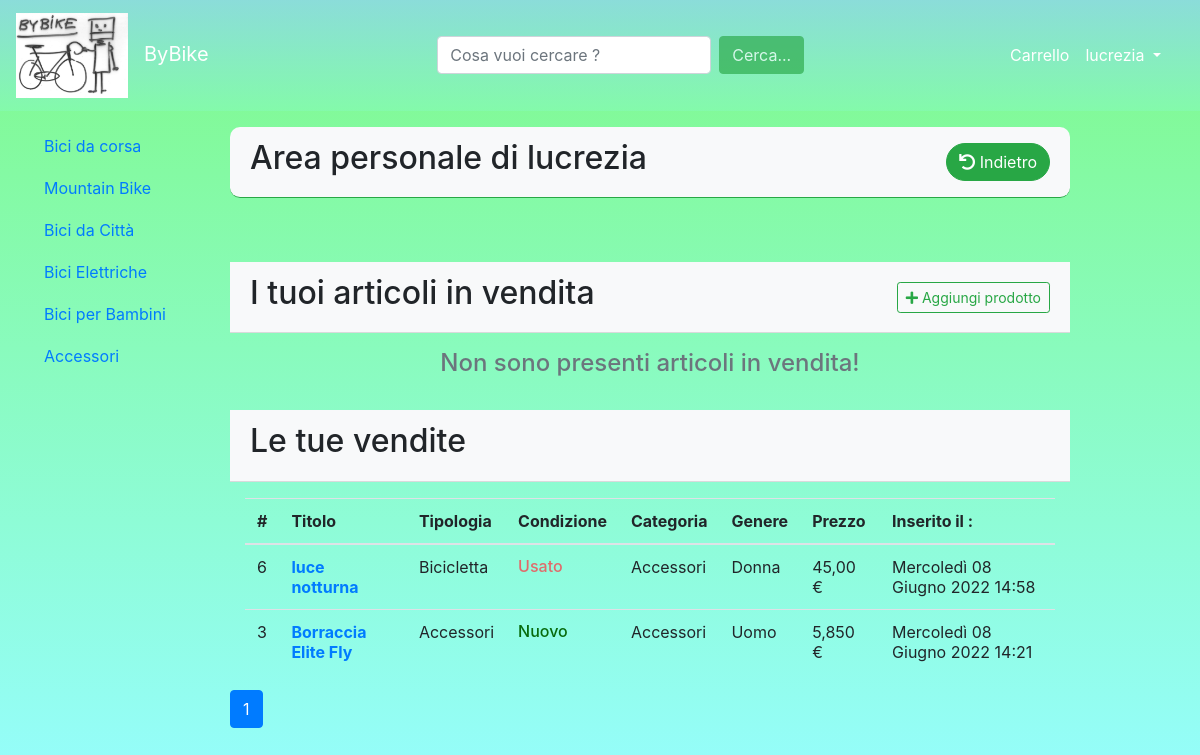
/profile/lucrezia (signed in), run on an earlier commit of the app's database.
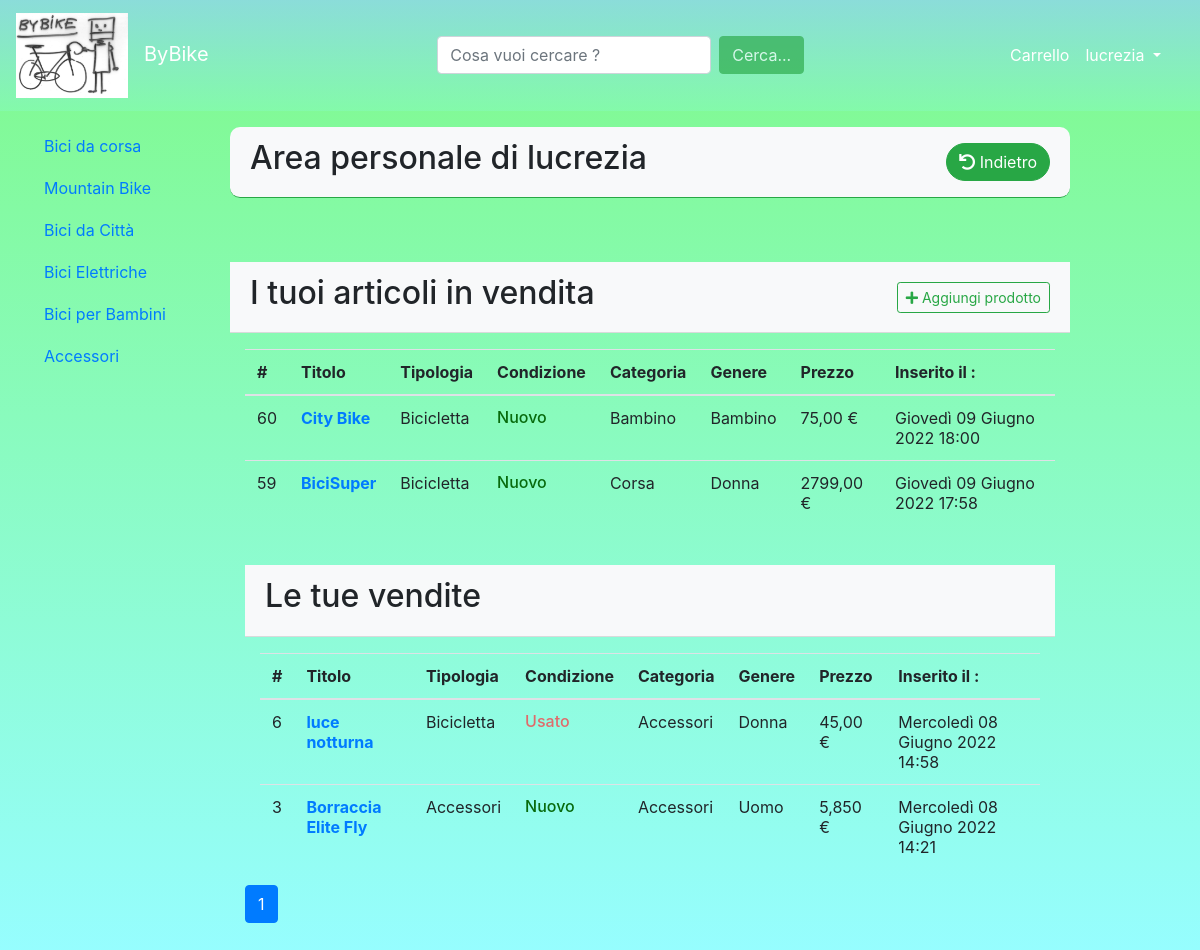
And on a later commit of the database.
### bike/models.py (models this page shows, shortened)
class Item(models.Model):
    titolo = models.CharField(max_length=30)
    descrizione = models.TextField(max_length=200) #colore, materiale, categoria, grandezza, brand, grandezza ruota
    tipologia = models.CharField(choices=TIPOLOGIA, max_length=15)
    slug = AutoSlugField(populate_from='titolo', unique=True) #chiave primaria unica
    immagine= models.ImageField()
    condizione= models.CharField(choices=CONDIZIONE, max_length=15)
    categoria = models.CharField(choices=CATEGORIA, max_length=15)
    genere = models.CharField(choices=GENERE, max_length=15)
    ordinato=models.BooleanField(default=False) # indica se l' oggetto è stato acquistato o no
    prezzo = models.FloatField(validators=[MinValueValidator(0.0)]) #mettiamo validators per controllare che sia davvero un float
    venditore = models.ForeignKey(User, on_delete=models.CASCADE, related_name="item")
    data = models.DateTimeField(auto_now_add=True) # data in cui viene effettuato l' ordine
    def get_absolute_url(self):
        return reverse("item_view", kwargs={"slug": self.slug})
    class Meta:
        verbose_name_plural = "Articoli"

### bike/views.py (the view)
# urls.py: path('profile/<username>', views.UserProfileView, name="profile"),
def UserProfileView(request, username):
    if request.user.username != username:
        return OtherUserProfileView(request, username)
    user = get_object_or_404(User, username=username)
    user_items = Item.objects.filter(venditore=user.pk, ordinato=False).order_by("-pk")
    utenti = User.objects.order_by('-id')
    vendite = Item.objects.filter(venditore=user.pk, ordinato=True).order_by("-data")
    acquisti = Payment.objects.filter(user=user).order_by("-pk")
    paginator = Paginator(user_items, 5)
    page_number = request.GET.get('page')
    page_obj = paginator.get_page(page_number)
    context = {"user": user, "user_items": page_obj, "acquisti": acquisti, "vendite":vendite, "utenti": utenti, "page_obj": page_obj}
    return render(request, 'bike/user_profile.html', context)

### bike/templates/bike/user_profile.html (shortened to what this page needs)
{% extends "base.html" %}
{% block content %}
<link rel="stylesheet" href="https://pro.fontawesome.com/releases/v5.13.0/css/all.css">
<div class="row">
    <div class="col-2 ">
        <div class="sidenav">
            {% include "sidebar.html" %}
        </div>
    </div>
    <div class="col-9">
        {% if user.is_staff %}
        <br>
        <div class="container">
            <div
                class="card-header bg-light border-success mb-3 d-flex flex-row align-items-center justify-content-between ">
                <h2>Amministrazione - Utente : {{ user }}</h2>
                <button class="btn btn-success" onclick="window.history.go(-1);">
                    <i class="fas fa-undo"></i>
                    Indietro
                </button>
            </div>
            <div
                class="card-header bg-light border-success mb-3 d-flex flex-row align-items-center justify-content-between ">
                <h2>Lista utenti</h2>
                <a class="btn btn-outline-success btn-sm btn-default" style="border-radius: 20px;"
                    href="{% url 'seller_registration' %}">
                    <i class="fas fa-user-plus">&nbsp;</i>
                    Aggiungi un venditore&nbsp;
                </a>
            </div>
            {% if not utenti %}
            <h2>Non sono presenti venditori</h2>
            {% else %}
            <table class="table" id="UserTable">
                <thead>
                    <tr>
                        <th>ID Utente</th>
                        <th>Username</th>
                        <th>E-mail</th>
                    </tr>
                </thead>
                <tbody>
                    {% for user in utenti %}
                    <tr>
                        <td><a>{{ user.id }}</a></td>
                        <td>{{ user.username }}</td>
                        <td><a href="mailto: {{ user.email }}">{{ user.email }}</a></td>
                    </tr>
                    {% endfor %}
                </tbody>
            </table>
            {%endif%}
            <br>
            {% else %}
            <div class="container mt-3">
                <div class="card-header bg-light border-success mb-3 d-flex flex-row align-items-center justify-content-between "
                    style="border-radius: 10px;">
                    <h2>Area personale di {{ user }}</h2>
                    <button class="btn btn-success" onclick="window.history.go(-1);" style="border-radius: 50px;">
                        <i class="fas fa-undo"></i>
                        Indietro
                    </button>
                </div>
                <br>
                <br>
                {% if "Venditore" in user.groups.all.0.name %}
                <div class="card-header bg-light mb-3 d-flex flex-row align-items-center justify-content-between">
                    <h2>I tuoi articoli in vendita</h2>
                    <a href="{% url 'create_item' %}" class="btn btn-outline-success btn-sm btn-default">
                        <i class="fas fa-plus"></i>
                        Aggiungi prodotto</a>
                </div>
                {% if not user_items %}
                <h4 class="text-muted text-center mt-3">Non sono presenti articoli in vendita!</h4>
                {% else %}
                <div class="container">
                    <table class="table table-hover">
                        <thead>
                            <tr>
                                <th scope="col">#</th>
                                <th scope="col">Titolo</th>
                                <th scope="col">Tipologia</th>
                                <th scope="col">Condizione</th>
                                <th scope="col">Categoria</th>
                                <th scope="col">Genere</th>
                                <th scope="col">Prezzo</th>
                                <th scope="col">Inserito il :</th>
                            </tr>
                        </thead>
                        <tbody>
                            {% for item in user_items %}
                            <tr>
                                <td>{{ item.id }}</td>
                                <th><a href="{{ item.get_absolute_url }}">{{ item.titolo }}</th>
                                <td>{{ item.get_tipologia_display }}</td>
                                <td>
                                    {% if item.condizione == 'U' %}
                                    <h6 style="color: rgb(224, 107, 107)"> {{ item.get_condizione_display }} </h6>
                                    {% else %}
                                    <h6 style="color: rgb(7, 106, 12)"> {{ item.get_condizione_display }} </h6>
                                    {% endif %}
                                </td>
                                <td>{{ item.get_categoria_display }}</td>
                                <td>{{ item.get_genere_display }}</td>
                                <td>{{ item.prezzo }}0 €</td>
                                <td>{{ item.data }}</td>
                            </tr>
                            {% endfor %}
                        </tbody>
                    </table>
                    {% endif %}
                    <br>
                    <div class="card-header bg-light mb-3 d-flex flex-row align-items-center justify-content-between">
                        <h2>Le tue vendite</h2>
                    </div>
                    {% if not vendite %}
                    <h4 class="text-muted text-center mt-3">Non sono presenti articoli in vendita!</h4>
                    {% else %}
                    <div class="container">
                        <table class="table table-hover">
                            <thead>
                                <tr>
                                    <th scope="col">#</th>
                                    <th scope="col">Titolo</th>
                                    <th scope="col">Tipologia</th>
                                    <th scope="col">Condizione</th>
                                    <th scope="col">Categoria</th>
                                    <th scope="col">Genere</th>
                                    <th scope="col">Prezzo</th>
                                    <th scope="col">Inserito il :</th>
                                </tr>
                            </thead>
                            <tbody>
                                {% for item in vendite %}
                                <tr>
                                    <td>{{ item.id }}</td>
                                    <th><a href="{{ item.get_absolute_url }}">{{ item.titolo }}</th>
                                    <td>{{ item.get_tipologia_display }}</td>
                                    <td>
                                        {% if item.condizione == 'U' %}
                                        <h6 style="color: rgb(224, 107, 107)"> {{ item.get_condizione_display }} </h6>
                                        {% else %}
                                        <h6 style="color: rgb(7, 106, 12)"> {{ item.get_condizione_display }} </h6>
                                        {% endif %}
                                    </td>
                                    <td>{{ item.get_categoria_display }}</td>
                                    <td>{{ item.get_genere_display }}</td>
                                    <td>{{ item.prezzo }}0 €</td>
                                    <td>{{ item.data }}</td>
                                </tr>
                                {% endfor %}
                            </tbody>
                        </table>
                        {% endif %}
                        <section class="text-center mb-3">
                            <div class="row wow fadeIn">
                                {% endif %}
                                {% endif %}
                                    <nav class="d-flex justify-content-center wow fadeIn">
                                        <ul class="pagination pg-blue">
                                            <li class="page-item active">
                                                <a class="page-link" href="?page={{ page_obj.number }}">{{ page_obj.number }}
                                                </a>
                                            </li>
                                        </ul>
                                    </nav>
                                </div>
                            </div>
                            {% endblock content %}

### templates/base.html (shortened to what this page needs)
{% load static %}
<html lang="it">
<head>
    <link rel="stylesheet" href="https://maxcdn.bootstrapcdn.com/bootstrap/4.0.0/css/bootstrap.min.css"
>
    <link rel="stylesheet" href="{% static 'css/base.css' %}">
</head>
<body>
    <nav class="navbar navbar-expand-lg navbar-dark">
        <a class="navbar-brand " href="/"><img style="width: 7rem;" class="mr-3"
                src="/static/img/bike_1.jpg" />ByBike</a>
        <div class="container">
            <div class="collapse navbar-collapse" id="navbarSupportedContent">
                <form class="form-inline my-2 my-lg-0 mx-auto" action="{% url 'cerca' %}">
                    <input name="kw" class="inputCerca form-control mr-sm-2" type="search"
                        placeholder="Cosa vuoi cercare ?" aria-label="Search">
                    <button class="cerca btn btn-success" type="submit">Cerca...</button>
                </form>
                <ul class="navbar-nav">
                    {% if request.user.is_authenticated %}
                    <li class="nav-item active ml-auto">
                        <a class="nav-link active" aria-current="page" href="{% url 'cart' %}">Carrello</a>
                    </li>
                    <li class="nav-item dropdown active">
                        <a class="nav-link dropdown-toggle" href="#" id="navbarDropdown" role="button"
                            data-toggle="dropdown" aria-expanded="false">
                            {{ request.user.username }}
                        </a>
                    </li>
                    {% endif %}
                </ul>
            </div>
        </div>
    </nav>
    <div class="container-fluid background">
        {% block content %}
        {% endblock content %}
    </div>
</body>
</html>

### templates/sidebar.html (shortened to what this page needs)
<div class="flex-shrink-0 p-3">
    <ul class="list-unstyled ps-0">
        <li class="mb-1">
            <a type="button" class="btn " href="{% url 'categorie' 'D' %}">Bici da corsa</a>
        </li>
        <li class="mb-1">
            <a type="button" class="btn " href="{% url 'categorie' 'M' %}"> Mountain Bike</a>
        </li>
        <li class="mb-1">
            <a type="button" class="btn " href="{% url 'categorie' 'C' %}"> Bici da Città </a>
        </li>
        <li class="mb-1">
           <li class="mb-1">
               <a type="button" class="btn " href="{% url 'categorie' 'E' %}"> Bici Elettriche</a>
            </li>
        <li class="mb-1">
           <li class="mb-1">
               <a type="button" class="btn " href="{% url 'categorie' 'B' %}"> Bici per Bambini </a>
            </li>
        </li>
         <li class="mb-1">
           <li class="mb-1">
               <a type="button" class="btn " href="{% url 'categorie' 'A' %}"> Accessori </a>
            </li>
        </li>
    </ul>
</div>

### static/css/base.css (style rules this page uses)
.navbar { background: #43e97b; background: -webkit-linear-gradient(to top, rgba(132, 250, 176, 0.75), rgba(143, 211, 244, 0.75)); background: linear-gradient(to top, rgba(132, 250, 176, 0.75), rgba(143, 211, 244, 0.75)) }
body { background: #43e97b; background: -webkit-linear-gradient(to bottom, rgba(0, 243, 22, 0.5), rgba(46, 252, 255, 0.5)); background: linear-gradient(to bottom, rgba(0, 243, 22, 0.5), rgba(46, 252, 255, 0.5)) }

What changed in the data, as far as the page shows it:
added Item: id "60", titolo "City Bike", tipologia "Bicicletta", condizione "Nuovo", categoria "Bambino", genere "Bambino", prezzo "75,0", data "Giovedì 09 Giugno 2022 18:00", shown under "I tuoi articoli in vendita"
added Item: id "59", titolo "BiciSuper", tipologia "Bicicletta", condizione "Nuovo", categoria "Corsa", genere "Donna", prezzo "2799,0", data "Giovedì 09 Giugno 2022 17:58", shown under "I tuoi articoli in vendita"
Also different on the page:
text no longer shown: "Non sono presenti articoli in vendita!"
text now shown: "# Titolo Tipologia Condizione Categoria Genere Prezzo Inserito il :"
